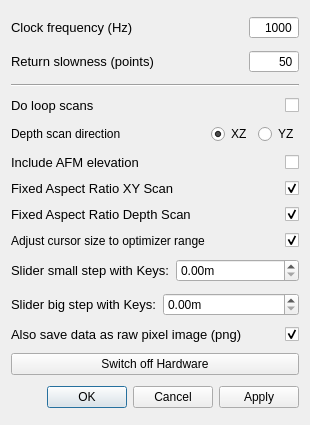
<?xml version="1.0" encoding="UTF-8"?>
<ui version="4.0">
 <class>SettingsDialog</class>
 <widget class="QDialog" name="SettingsDialog">
  <property name="geometry">
   <rect>
    <x>0</x>
    <y>0</y>
    <width>310</width>
    <height>425</height>
   </rect>
  </property>
  <property name="windowTitle">
   <string>qudi: Confocal - Settings</string>
  </property>
  <layout class="QVBoxLayout" name="verticalLayout">
   <item>
    <layout class="QHBoxLayout" name="horizontalLayout">
     <item>
      <widget class="QLabel" name="label">
       <property name="font">
        <font>
         <pointsize>10</pointsize>
        </font>
       </property>
       <property name="toolTip">
        <string>&lt;html&gt;&lt;head/&gt;&lt;body&gt;&lt;p&gt;That is the inverse time how long the scanner stays at the desired position during the scan and counts.&lt;/p&gt;&lt;/body&gt;&lt;/html&gt;</string>
       </property>
       <property name="text">
        <string>Clock frequency (Hz)</string>
       </property>
      </widget>
     </item>
     <item>
      <widget class="QSpinBox" name="clock_frequency_InputWidget">
       <property name="sizePolicy">
        <sizepolicy hsizetype="Expanding" vsizetype="Fixed">
         <horstretch>0</horstretch>
         <verstretch>0</verstretch>
        </sizepolicy>
       </property>
       <property name="maximumSize">
        <size>
         <width>50</width>
         <height>16777215</height>
        </size>
       </property>
       <property name="mouseTracking">
        <bool>true</bool>
       </property>
       <property name="acceptDrops">
        <bool>true</bool>
       </property>
       <property name="toolTip">
        <string>&lt;html&gt;&lt;head/&gt;&lt;body&gt;&lt;p&gt;That is the inverse time how long the scanner stays at the desired position during the scan and counts.&lt;/p&gt;&lt;/body&gt;&lt;/html&gt;</string>
       </property>
       <property name="wrapping">
        <bool>false</bool>
       </property>
       <property name="alignment">
        <set>Qt::AlignRight|Qt::AlignTrailing|Qt::AlignVCenter</set>
       </property>
       <property name="buttonSymbols">
        <enum>QAbstractSpinBox::NoButtons</enum>
       </property>
       <property name="accelerated">
        <bool>true</bool>
       </property>
       <property name="maximum">
        <number>1000000</number>
       </property>
       <property name="value">
        <number>1000</number>
       </property>
      </widget>
     </item>
    </layout>
   </item>
   <item>
    <layout class="QHBoxLayout" name="horizontalLayout_2">
     <item>
      <widget class="QLabel" name="label_2">
       <property name="font">
        <font>
         <pointsize>10</pointsize>
        </font>
       </property>
       <property name="toolTip">
        <string>&lt;html&gt;&lt;head/&gt;&lt;body&gt;&lt;p&gt;That is basically the 'scan' resolution when the scanner moves backwards to prepare to scan again a line.&lt;/p&gt;&lt;p&gt;How many points are scanned in one line is depending on the resolution. Since the scanner is permanently counting during the scan, only the clock frequency determined the speed, how fast a line is scanned by a given resolution. If the scanner has to move back, it uses the same scan line method but just in the reverse. How many points are approached in the backwards movement depends on the 'return slowness'. If you scan with 100 point resolution and set return slowness to 25, than the return movement will be 4 times faster.&lt;/p&gt;&lt;p&gt;BE CAREFULL NOT TO USE A SMALL NUMBER, SINCE THE SCANNER MIGHT CRASH AGAINST THE BOARDER BECAUSE IT IS MOVING BACK TOO FAST!&lt;/p&gt;&lt;/body&gt;&lt;/html&gt;</string>
       </property>
       <property name="text">
        <string>Return slowness (points)</string>
       </property>
      </widget>
     </item>
     <item>
      <widget class="QSpinBox" name="return_slowness_InputWidget">
       <property name="sizePolicy">
        <sizepolicy hsizetype="Expanding" vsizetype="Fixed">
         <horstretch>0</horstretch>
         <verstretch>0</verstretch>
        </sizepolicy>
       </property>
       <property name="maximumSize">
        <size>
         <width>50</width>
         <height>16777215</height>
        </size>
       </property>
       <property name="mouseTracking">
        <bool>true</bool>
       </property>
       <property name="acceptDrops">
        <bool>true</bool>
       </property>
       <property name="toolTip">
        <string>&lt;html&gt;&lt;head/&gt;&lt;body&gt;&lt;p&gt;That is basically the 'scan' resolution when the scanner moves backwards to prepare to scan again a line.&lt;/p&gt;&lt;/body&gt;&lt;/html&gt;</string>
       </property>
       <property name="alignment">
        <set>Qt::AlignRight|Qt::AlignTrailing|Qt::AlignVCenter</set>
       </property>
       <property name="buttonSymbols">
        <enum>QAbstractSpinBox::NoButtons</enum>
       </property>
       <property name="accelerated">
        <bool>true</bool>
       </property>
       <property name="maximum">
        <number>1000</number>
       </property>
       <property name="value">
        <number>50</number>
       </property>
      </widget>
     </item>
    </layout>
   </item>
   <item>
    <widget class="Line" name="line">
     <property name="orientation">
      <enum>Qt::Horizontal</enum>
     </property>
    </widget>
   </item>
   <item>
    <layout class="QHBoxLayout" name="horizontalLayout_3">
     <item>
      <widget class="QLabel" name="label_3">
       <property name="font">
        <font>
         <pointsize>10</pointsize>
        </font>
       </property>
       <property name="toolTip">
        <string>&lt;html&gt;&lt;head/&gt;&lt;body&gt;&lt;p&gt;The aspect ratio will be fixed to 1:1 if checked. If not the scan will be stretched to the available area in the XY scan. &lt;/p&gt;&lt;/body&gt;&lt;/html&gt;</string>
       </property>
       <property name="text">
        <string>Do loop scans</string>
       </property>
      </widget>
     </item>
     <item>
      <widget class="QCheckBox" name="loop_scan_CheckBox">
       <property name="enabled">
        <bool>true</bool>
       </property>
       <property name="sizePolicy">
        <sizepolicy hsizetype="Expanding" vsizetype="Fixed">
         <horstretch>0</horstretch>
         <verstretch>0</verstretch>
        </sizepolicy>
       </property>
       <property name="maximumSize">
        <size>
         <width>50</width>
         <height>16777215</height>
        </size>
       </property>
       <property name="toolTip">
        <string>Scan continuously (automatically restart at the end of a scan).  This is useful for photo-bleaching a sample.</string>
       </property>
       <property name="accessibleDescription">
        <string/>
       </property>
       <property name="layoutDirection">
        <enum>Qt::RightToLeft</enum>
       </property>
       <property name="autoFillBackground">
        <bool>false</bool>
       </property>
       <property name="text">
        <string notr="true"/>
       </property>
       <property name="checked">
        <bool>false</bool>
       </property>
      </widget>
     </item>
    </layout>
   </item>
   <item>
    <layout class="QHBoxLayout" name="horizontalLayout_9">
     <item>
      <widget class="QLabel" name="label_8">
       <property name="text">
        <string>Depth scan direction</string>
       </property>
      </widget>
     </item>
     <item>
      <spacer name="horizontalSpacer">
       <property name="orientation">
        <enum>Qt::Horizontal</enum>
       </property>
       <property name="sizeHint" stdset="0">
        <size>
         <width>40</width>
         <height>20</height>
        </size>
       </property>
      </spacer>
     </item>
     <item>
      <widget class="QRadioButton" name="depth_dir_x_radioButton">
       <property name="text">
        <string>XZ</string>
       </property>
       <property name="checked">
        <bool>true</bool>
       </property>
      </widget>
     </item>
     <item>
      <widget class="QRadioButton" name="depth_dir_y_radioButton">
       <property name="text">
        <string>YZ</string>
       </property>
       <property name="checked">
        <bool>false</bool>
       </property>
      </widget>
     </item>
    </layout>
   </item>
   <item>
    <layout class="QHBoxLayout" name="horizontalLayout_afm">
     <item>
      <widget class="QLabel" name="label_include_afm">
       <property name="font">
        <font>
         <pointsize>10</pointsize>
        </font>
       </property>
       <property name="toolTip">
        <string>&lt;html&gt;&lt;head/&gt;&lt;body&gt;&lt;p&gt;If checked, the elevation signal from the AFM will be included as a channel in the scan. &lt;/p&gt;&lt;/body&gt;&lt;/html&gt;</string>
       </property>
       <property name="text">
        <string>Include AFM elevation</string>
       </property>
      </widget>
     </item>
     <item>
      <widget class="QCheckBox" name="include_afm_elevation_CheckBox">
       <property name="enabled">
        <bool>true</bool>
       </property>
       <property name="sizePolicy">
        <sizepolicy hsizetype="Expanding" vsizetype="Fixed">
         <horstretch>0</horstretch>
         <verstretch>0</verstretch>
        </sizepolicy>
       </property>
       <property name="maximumSize">
        <size>
         <width>50</width>
         <height>16777215</height>
        </size>
       </property>
       <property name="toolTip">
        <string>Include the elevation channel of the AFM in the scan.</string>
       </property>
       <property name="accessibleDescription">
        <string/>
       </property>
       <property name="layoutDirection">
        <enum>Qt::RightToLeft</enum>
       </property>
       <property name="autoFillBackground">
        <bool>false</bool>
       </property>
       <property name="text">
        <string notr="true"/>
       </property>
       <property name="checked">
        <bool>false</bool>
       </property>
      </widget>
     </item>
    </layout>
   </item>
   <item>
    <layout class="QHBoxLayout" name="horizontalLayout_10">
     <item>
      <widget class="QLabel" name="label_7">
       <property name="font">
        <font>
         <pointsize>10</pointsize>
        </font>
       </property>
       <property name="toolTip">
        <string>&lt;html&gt;&lt;head/&gt;&lt;body&gt;&lt;p&gt;The aspect ratio will be fixed to 1:1 if checked. If not the scan will be stretched to the available area in the XY scan. &lt;/p&gt;&lt;/body&gt;&lt;/html&gt;</string>
       </property>
       <property name="text">
        <string>Fixed Aspect Ratio XY Scan</string>
       </property>
      </widget>
     </item>
     <item>
      <widget class="QCheckBox" name="fixed_aspect_xy_checkBox">
       <property name="enabled">
        <bool>true</bool>
       </property>
       <property name="sizePolicy">
        <sizepolicy hsizetype="Expanding" vsizetype="Fixed">
         <horstretch>0</horstretch>
         <verstretch>0</verstretch>
        </sizepolicy>
       </property>
       <property name="maximumSize">
        <size>
         <width>50</width>
         <height>16777215</height>
        </size>
       </property>
       <property name="toolTip">
        <string>&lt;html&gt;&lt;head/&gt;&lt;body&gt;&lt;p&gt;&lt;span style=&quot; font-size:10pt;&quot;&gt;The aspect ratio will be fixed to 1:1 if checked. If not the scan will be stretched to the available area in the XY scan. &lt;/span&gt;&lt;/p&gt;&lt;/body&gt;&lt;/html&gt;</string>
       </property>
       <property name="accessibleDescription">
        <string/>
       </property>
       <property name="layoutDirection">
        <enum>Qt::RightToLeft</enum>
       </property>
       <property name="autoFillBackground">
        <bool>false</bool>
       </property>
       <property name="text">
        <string notr="true"/>
       </property>
       <property name="checked">
        <bool>true</bool>
       </property>
      </widget>
     </item>
    </layout>
   </item>
   <item>
    <layout class="QHBoxLayout" name="horizontalLayout_4">
     <item>
      <widget class="QLabel" name="label_4">
       <property name="sizePolicy">
        <sizepolicy hsizetype="Expanding" vsizetype="Preferred">
         <horstretch>0</horstretch>
         <verstretch>0</verstretch>
        </sizepolicy>
       </property>
       <property name="font">
        <font>
         <pointsize>10</pointsize>
        </font>
       </property>
       <property name="toolTip">
        <string>&lt;html&gt;&lt;head/&gt;&lt;body&gt;&lt;p&gt;The aspect ratio will be fixed to 1:1 if checked. If not the scan will be stretched to the available area in the Z scan. &lt;/p&gt;&lt;/body&gt;&lt;/html&gt;</string>
       </property>
       <property name="text">
        <string>Fixed Aspect Ratio Depth Scan</string>
       </property>
      </widget>
     </item>
     <item>
      <widget class="QCheckBox" name="fixed_aspect_depth_checkBox">
       <property name="sizePolicy">
        <sizepolicy hsizetype="Expanding" vsizetype="Fixed">
         <horstretch>0</horstretch>
         <verstretch>0</verstretch>
        </sizepolicy>
       </property>
       <property name="maximumSize">
        <size>
         <width>50</width>
         <height>16777215</height>
        </size>
       </property>
       <property name="toolTip">
        <string>&lt;html&gt;&lt;head/&gt;&lt;body&gt;&lt;p&gt;&lt;span style=&quot; font-size:10pt;&quot;&gt;The aspect ratio will be fixed to 1:1 if checked. If not the scan will be stretched to the available area in the Z scan. &lt;/span&gt;&lt;/p&gt;&lt;/body&gt;&lt;/html&gt;</string>
       </property>
       <property name="layoutDirection">
        <enum>Qt::RightToLeft</enum>
       </property>
       <property name="text">
        <string/>
       </property>
       <property name="checked">
        <bool>true</bool>
       </property>
      </widget>
     </item>
    </layout>
   </item>
   <item>
    <layout class="QHBoxLayout" name="horizontalLayout_7">
     <item>
      <widget class="QLabel" name="adjust_label">
       <property name="text">
        <string>Adjust cursor size to optimizer range</string>
       </property>
      </widget>
     </item>
     <item>
      <widget class="QCheckBox" name="adjust_cursor_to_optimizer_checkBox">
       <property name="layoutDirection">
        <enum>Qt::RightToLeft</enum>
       </property>
       <property name="text">
        <string/>
       </property>
       <property name="checked">
        <bool>true</bool>
       </property>
      </widget>
     </item>
    </layout>
   </item>
   <item>
    <layout class="QHBoxLayout" name="horizontalLayout_5">
     <item>
      <widget class="QLabel" name="label_5">
       <property name="font">
        <font>
         <pointsize>10</pointsize>
        </font>
       </property>
       <property name="toolTip">
        <string>&lt;html&gt;&lt;head/&gt;&lt;body&gt;&lt;p&gt;Change the stepsize of a slider if you are using the keyboard to move the slider position. Here you can adjust the small steps for the crosshair move.&lt;br/&gt;The keyboard configuration is the following:&lt;br/&gt;ArrowLeft = Move -x&lt;br/&gt;ArrowRight = Move +x&lt;br/&gt;ArrowUp = Move +y&lt;br/&gt;ArrowDown = Move -y&lt;br/&gt;PageUp = Move +z&lt;br/&gt;PageDown = Move -z&lt;/p&gt;&lt;/body&gt;&lt;/html&gt;</string>
       </property>
       <property name="text">
        <string>Slider small step with Keys:</string>
       </property>
      </widget>
     </item>
     <item>
      <widget class="ScienDSpinBox" name="slider_small_step_DoubleSpinBox">
       <property name="toolTip">
        <string>&lt;html&gt;&lt;head/&gt;&lt;body&gt;&lt;p&gt;&lt;span style=&quot; font-size:10pt;&quot;&gt;Change the stepsize of a slider if you are using the keyboard to move the slider position. Here you can adjust the small steps for the crosshair move.&lt;/span&gt;&lt;/p&gt;&lt;/body&gt;&lt;/html&gt;</string>
       </property>
       <property name="suffix">
        <string>m</string>
       </property>
      </widget>
     </item>
    </layout>
   </item>
   <item>
    <layout class="QHBoxLayout" name="horizontalLayout_6">
     <item>
      <widget class="QLabel" name="label_6">
       <property name="font">
        <font>
         <pointsize>10</pointsize>
        </font>
       </property>
       <property name="toolTip">
        <string>&lt;html&gt;&lt;head/&gt;&lt;body&gt;&lt;p&gt;Change the stepsize of a slider if you are using the keyboard to move the slider position. Here you can adjust the big steps for the crosshair move.&lt;br/&gt;The keyboard configuration is the following:&lt;br/&gt;Ctrl + ArrowLeft = Move -x&lt;br/&gt;Ctrl + ArrowRight = Move +x&lt;br/&gt;Ctrl + ArrowUp = Move +y&lt;br/&gt;Ctrl + ArrowDown = Move -y&lt;br/&gt;Ctrl + PageUp = Move +z&lt;br/&gt;Ctrl + PageDown = Move -z&lt;/p&gt;&lt;/body&gt;&lt;/html&gt;</string>
       </property>
       <property name="text">
        <string>Slider big step with Keys:</string>
       </property>
      </widget>
     </item>
     <item>
      <widget class="ScienDSpinBox" name="slider_big_step_DoubleSpinBox">
       <property name="toolTip">
        <string>&lt;html&gt;&lt;head/&gt;&lt;body&gt;&lt;p&gt;&lt;span style=&quot; font-size:10pt;&quot;&gt;Change the stepsize of a slider if you are using the keyboard to move the slider position. Here you can adjust the big steps for the crosshair move.&lt;/span&gt;&lt;/p&gt;&lt;/body&gt;&lt;/html&gt;</string>
       </property>
       <property name="suffix">
        <string>m</string>
       </property>
      </widget>
     </item>
    </layout>
   </item>
   <item>
    <layout class="QHBoxLayout" name="horizontalLayout_8">
     <item>
      <widget class="QLabel" name="label_10">
       <property name="font">
        <font>
         <pointsize>10</pointsize>
        </font>
       </property>
       <property name="toolTip">
        <string>&lt;html&gt;&lt;head/&gt;&lt;body&gt;&lt;p&gt;If you use the image_save method in the menu bar of confocal, together with the svg file also a pure image file (without axis and everything, just the datapoints) are saved in a png image.&lt;/p&gt;&lt;/body&gt;&lt;/html&gt;</string>
       </property>
       <property name="text">
        <string>Also save data as raw pixel image (png)</string>
       </property>
      </widget>
     </item>
     <item>
      <widget class="QCheckBox" name="save_purePNG_checkBox">
       <property name="sizePolicy">
        <sizepolicy hsizetype="Expanding" vsizetype="Fixed">
         <horstretch>0</horstretch>
         <verstretch>0</verstretch>
        </sizepolicy>
       </property>
       <property name="maximumSize">
        <size>
         <width>50</width>
         <height>16777215</height>
        </size>
       </property>
       <property name="toolTip">
        <string>&lt;html&gt;&lt;head/&gt;&lt;body&gt;&lt;p&gt;&lt;span style=&quot; font-size:10pt;&quot;&gt;If you use the image_save method in the menu bar of confocal, together with the svg file also a pure image file (without axis and everything, just the datapoints) are saved in a png image.&lt;/span&gt;&lt;/p&gt;&lt;/body&gt;&lt;/html&gt;</string>
       </property>
       <property name="layoutDirection">
        <enum>Qt::RightToLeft</enum>
       </property>
       <property name="text">
        <string/>
       </property>
       <property name="checked">
        <bool>true</bool>
       </property>
      </widget>
     </item>
    </layout>
   </item>
   <item>
    <widget class="QPushButton" name="hardware_switch">
     <property name="toolTip">
      <string>&lt;html&gt;&lt;head/&gt;&lt;body&gt;&lt;p&gt;&lt;span style=&quot; font-size:10pt;&quot;&gt;This kills everything working on the nidaq. So I made this also more resilient to errors and made it come out of its locked state.&lt;/span&gt;&lt;/p&gt;&lt;p&gt;&lt;span style=&quot; font-size:10pt;&quot;&gt;Even if if throws numerous errors when trying, you can use everything normally after the hardware reset (just restart the counter twice).&lt;/span&gt;&lt;/p&gt;&lt;p&gt;&lt;span style=&quot; font-size:10pt;&quot;&gt;This also means that you should not touch qudi while running diqo since this will try to put the hardware focus back on qudi and will throw even more errors.&lt;/span&gt;&lt;/p&gt;&lt;/body&gt;&lt;/html&gt;</string>
     </property>
     <property name="text">
      <string>Switch off Hardware</string>
     </property>
    </widget>
   </item>
   <item>
    <widget class="QDialogButtonBox" name="buttonBox">
     <property name="orientation">
      <enum>Qt::Horizontal</enum>
     </property>
     <property name="standardButtons">
      <set>QDialogButtonBox::Apply|QDialogButtonBox::Cancel|QDialogButtonBox::Ok</set>
     </property>
    </widget>
   </item>
  </layout>
 </widget>
 <customwidgets>
  <customwidget>
   <class>ScienDSpinBox</class>
   <extends>QDoubleSpinBox</extends>
   <header>qtwidgets.scientific_spinbox.h</header>
  </customwidget>
 </customwidgets>
 <tabstops>
  <tabstop>clock_frequency_InputWidget</tabstop>
  <tabstop>return_slowness_InputWidget</tabstop>
  <tabstop>loop_scan_CheckBox</tabstop>
  <tabstop>fixed_aspect_depth_checkBox</tabstop>
  <tabstop>save_purePNG_checkBox</tabstop>
  <tabstop>hardware_switch</tabstop>
  <tabstop>buttonBox</tabstop>
 </tabstops>
 <resources/>
 <connections>
  <connection>
   <sender>buttonBox</sender>
   <signal>accepted()</signal>
   <receiver>SettingsDialog</receiver>
   <slot>accept()</slot>
   <hints>
    <hint type="sourcelabel">
     <x>248</x>
     <y>254</y>
    </hint>
    <hint type="destinationlabel">
     <x>157</x>
     <y>274</y>
    </hint>
   </hints>
  </connection>
  <connection>
   <sender>buttonBox</sender>
   <signal>rejected()</signal>
   <receiver>SettingsDialog</receiver>
   <slot>reject()</slot>
   <hints>
    <hint type="sourcelabel">
     <x>316</x>
     <y>260</y>
    </hint>
    <hint type="destinationlabel">
     <x>286</x>
     <y>274</y>
    </hint>
   </hints>
  </connection>
 </connections>
</ui>
